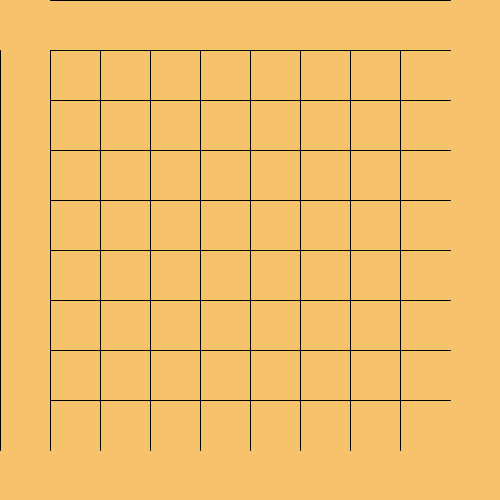
Frame 1 (no input)
Frame 60 (the mouse pressed at the canvas centre just before this capture): identical to frame 1, image omitted
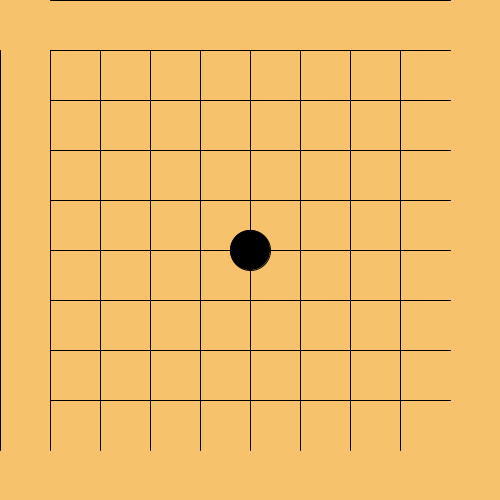
Frame 120 (the mouse held since frame 60 and released just before this capture)

The Processing sketch that drew these frames (run headless with seeded random() and noise(); from frame 60 on, the mouse is pressed at the canvas centre):

// Processing sketch: week04_8_mousePressed_put_go_by_25_50
// ── week04_8_mousePressed_put_go_by_25_50.pde
void setup(){
  size(500,500);
}
int [][] go={//0:沒有棋子1:黑棋2:白棋
  {0,0,0,0,0,0,0,0,0},
  {0,0,0,0,0,0,0,0,0},
  {0,0,0,0,0,0,0,0,0},
  {0,0,0,0,0,0,0,0,0},
  {0,0,0,0,0,0,0,0,0},
  {0,0,0,0,0,0,0,0,0},
  {0,0,0,0,0,0,0,0,0},
  {0,0,0,0,0,0,0,0,0},
  {0,0,0,0,0,0,0,0,0},
};//陣列 array9x9
int N=0;
void mousePressed(){
  int j = (mouseX-25)/50;//右手j,對應X座標
  int i = (mouseY-25)/50;//左手i,對應Y座標
  go[i][j] = (N%2 == 0)? 1 : 2;
  N++;
}
void draw(){//用迴圈,畫很多棋
  background(246,194,108);//木頭色的棋盤
  for(int i=0; i<9; i++){//用迴圈,畫很多線條
    line(50,50*i,450,50*i);//湊
    line(50*i,50,50*i,450);//湊
   }
   for(int i=0; i<9; i++){//左手i,對應y座標
     for(int j=0; j<9; j++){//右手j,對應x座標
       if(go[i][j] == 1) {
         fill(0);
         ellipse(50+j*50, 50+i*50, 40, 40);
        }else if(  go[i][j] == 2){
           fill(255);
            ellipse(50+j*50, 50+i*50, 40, 40);
        }
     }
   }
}
